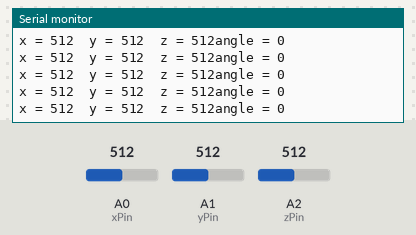
Simulated run of this sketch. Board: Arduino Uno, built with avr-gcc and run on an emulated ATmega328P. Parts: the last lines printed to the serial monitor. Inputs (shaded band) come from the test bench; at power-on: A0 (xPin) = 512, A1 (yPin) = 512, A2 (zPin) = 512.

Above: at 1.2 s.
1.3 s: A0 (xPin) set to 351
At 2.2 s:
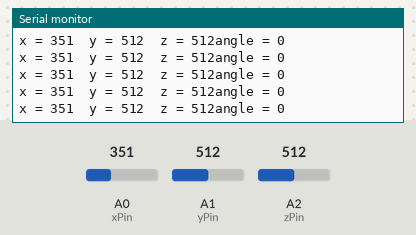
4.3 s: A0 (xPin) set to 334
At 5.3 s:
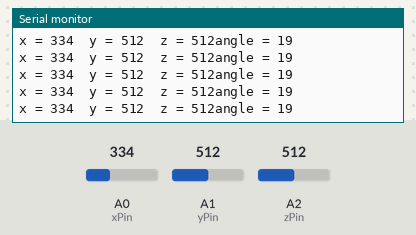
7.3 s: A1 (yPin) set to 111
At 8.0 s:
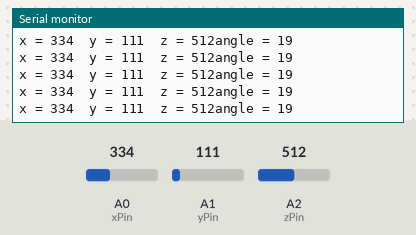
8.8 s: A1 (yPin) set to 90
At 9.8 s:
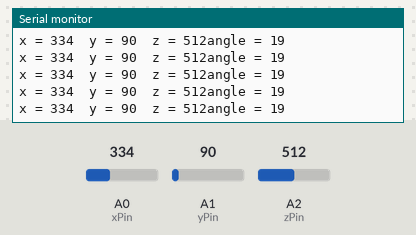
10.3 s: A2 (zPin) set to 111
At 10.8 s:
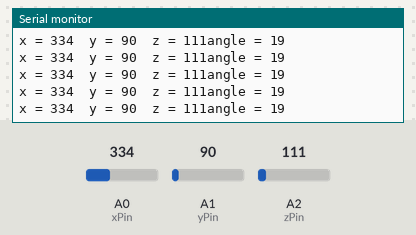
11.8 s: A2 (zPin) set to 92
At 12.5 s:
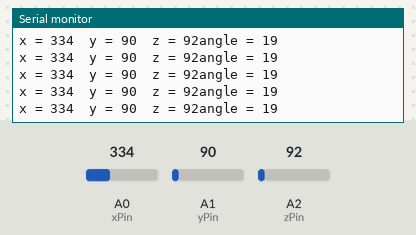
Timing chart, 0 to 14.8 s (numbered marks = the images above; inputs shaded):
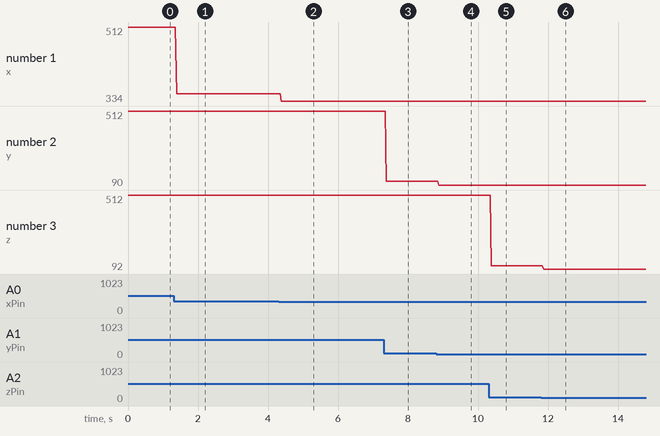

Measured:
- after the input at 1.3 s, the serial monitor: prints a new line after 0.09 s (image 1)
- after the input at 4.3 s, the serial monitor: prints a new line after 0.08 s (image 2)
- after the input at 7.3 s, the serial monitor: prints a new line after 0.08 s (image 3)
- after the input at 8.8 s, the serial monitor: prints a new line after 0.08 s (image 4)
- after the input at 10.3 s, the serial monitor: prints a new line after 0.08 s (image 5)
- after the input at 11.8 s, the serial monitor: prints a new line after 0.08 s (image 6)
- plotted number 1: 512 → 351 after the input at 1.3 s, 351 → 334 after the input at 4.3 s
- plotted number 2: 512 → 111 after the input at 7.3 s, 111 → 90 after the input at 8.8 s

The sketch:

xyz_sensor.ino
```cpp
// This is a simple working-example to quick measuring:
// 1. the x, y and z-values read from a GY-61-acceleration-module
// 2. an angle in eg. the x-direction

// You can put the module in 4 directions to determine the min-max-values:
// –>   0deg   x = 349  y = 341  z = 425
// /\    90deg  x = 281  y = 345  z = 357
// <–  180deg  x = 350  y = 345  z = 288
//  V   270deg  x = 419  y = 341  z = 355
// This can be used to measure degrees

// you can use all the analog inputs to control the GY-61
// picture: https://www.fabtolab.com/ADXL335-GY61?search=gy-61
//const int VCCPin = A0;
const int xPin   = A0;
const int yPin   = A1;
const int zPin   = A2;
//const int GNDPin = A4;

// variables
int x = 0;
int y = 0;
int z = 0;

void setup() {
// pin A0 (pin14) is VCC and pin A4 (pin18) in GND to activate the GY-61-module
//pinMode(A0, OUTPUT);
//pinMode(A4, OUTPUT);
//digitalWrite(14, HIGH);
//digitalWrite(18, LOW);

// activating debugging for arduino UNO
Serial.begin(9600);
} // end setup

void loop() {
x = analogRead(xPin);
y = analogRead(yPin);
z = analogRead(zPin);
// show x, y and z-values
Serial.print("x = ");
Serial.print(x);
Serial.print("  y = ");
Serial.print(y);
Serial.print("  z = ");
Serial.print(z);
// show angle"
Serial.print("angle = ");
Serial.println(constrain(map(x,349,281,0,90),0,90));
} // end loop
```
